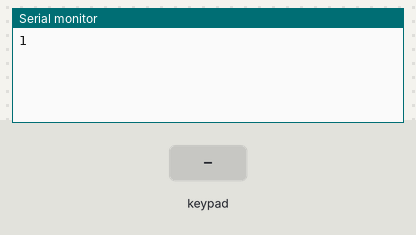
A sketch run on a simulated Arduino Uno, built with avr-gcc and run on an emulated ATmega328P. On the bench: the last lines printed to the serial monitor. The inputs (shaded band) are chosen by the test bench.

Above: at 1.2 s.
1.3 s: key 'U' pressed
At 2.3 s:
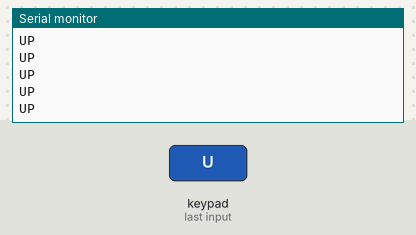
2.8 s: key 'D' pressed
At 3.8 s:
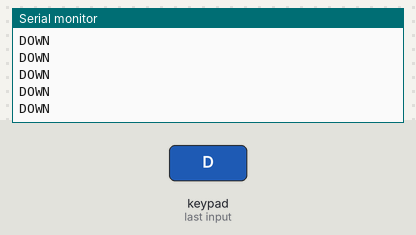
4.3 s: key 'L' pressed
At 5.3 s:
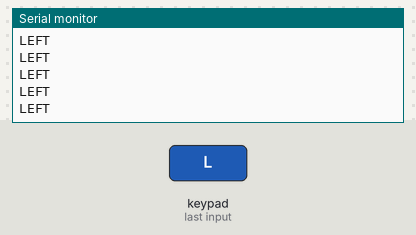
5.8 s: key 'R' pressed
At 6.9 s:
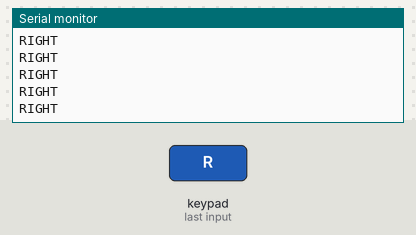
7.3 s: key 'X' pressed
At 8.5 s:
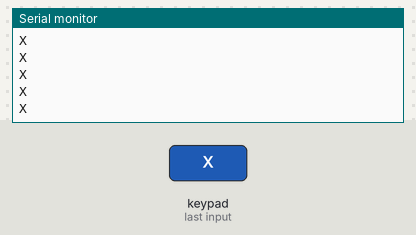
8.8 s: key 'O' pressed
At 10.5 s:
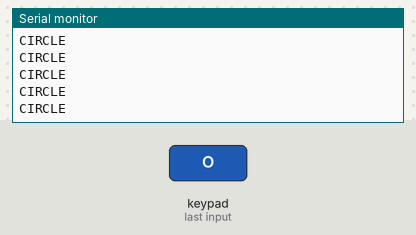

Measured:
- after the input at 1.3 s, the serial monitor: prints a new line at once (image 1)
- after the input at 2.8 s, the serial monitor: prints a new line at once (image 2)
- after the input at 4.3 s, the serial monitor: prints a new line at once (image 3)
- after the input at 5.8 s, the serial monitor: prints a new line at once (image 4)
- after the input at 7.3 s, the serial monitor: prints a new line at once (image 5)
- after the input at 8.8 s, the serial monitor: prints a new line at once (image 6)

The sketch:

Monakons-PS2-QuadController.ino
```cpp
/*
  ------------------------------------------------------------------------------------------------------------------------------------------
  University of Patras - Electronics and information processing Division of Electronics and Computers (Department of physics)
  ------------------------------------------------------------------------------------------------------------------------------------------
*/
/*
  ------------------------------------------------------------------------------------------------------------------------------------------
  Project       : Monakons Quadcopter
  File          : PS2X_QuadCpterController.ino
  Description   : This code implements PS2 controller functionallity
  Author        : Monachopoulos Konstantinos
  ------------------------------------------------------------------------------------------------------------------------------------------

                LOOKING AT THE PLUG
           -------------------------------
 PS PIN  ->| o  o  o | o  o  o | o  o  o |
           \_____________________________/

PIN # USAGE
DATA
COMMAND
N/C (9 Volts unused)
GND
VCC
ATT
CLOCK
N/C
ACK
*/
/*
  --------------------------------------------------------------------------------------------------
  Includes
  --------------------------------------------------------------------------------------------------
*/

#include "PS2X_lib.h"  //for v1.6

/*
  --------------------------------------------------------------------------------------------------
  Assign Classes
  --------------------------------------------------------------------------------------------------
*/
PS2X ps2x; // create PS2 Controller Class

/*
  --------------------------------------------------------------------------------------------------
  Global Variables
  --------------------------------------------------------------------------------------------------
*/
int error = 0;
byte type = 0;
byte vibrate[8] = {0};
int PsStatusFlag=0;
int SumOfVibration=0;
double kp=0;
/*
  --------------------------------------------------------------------------------------------------
  Main Code
  --------------------------------------------------------------------------------------------------
*/

void setup(){
  Serial.begin(9600);

  error = ps2x.config_gamepad(13,11,10,12, true, true);   //setup pins and settings:  GamePad(clock, command, attention, data, Pressures?, Rumble?) check for error

  if(ps2x.readType()==1 && error == 0){

    /*If conroller type is PS2 controller && controller
    configured set PsStatusFlag = 1, the quadcopter get this value in initialization*/
    PsStatusFlag=1;
    Serial.println(PsStatusFlag);
  }
}

void loop(){

  /*you should call this at least once a second*/

  if(PsStatusFlag == 1){                          // skip loop if Controller Status Flag=0
                                                  // DualShock Controller Configuration OK

      for(int i=0;i<8;i++){                       // This will vibrate the controller for any of the selected  buttons pressed
      SumOfVibration+=vibrate[i];
      if(SumOfVibration>255)
      SumOfVibration=255;
    }

    ps2x.read_gamepad(false, SumOfVibration);     // read controller and set large motor to spin at 'vibrate' speed
    SumOfVibration=0;                             // Re-initialize

    if(ps2x.Button(PSB_PAD_UP)) {                 // will be TRUE as long as button is pressed
      Serial.print("UP\n");
    }
    if(ps2x.Button(PSB_PAD_RIGHT)){
      Serial.print("RIGHT\n");
    }
    if(ps2x.Button(PSB_PAD_LEFT)){
      Serial.print("LEFT\n");
    }
    if(ps2x.Button(PSB_PAD_DOWN)){
      Serial.print("DOWN\n");
    }

    if(ps2x.Button(PSB_PINK)){                 // will be TRUE as long as button is pressed
      Serial.print("SQUARE\n");
    }

    if(ps2x.Button(PSB_GREEN)){
      Serial.print("TRIANGLE\n");
    }

    if(ps2x.Button(PSB_RED)){
      Serial.print("CIRCLE\n");
    }

    if(ps2x.Button(PSB_BLUE)){
      Serial.print("X\n");
    }

    if(ps2x.Button(PSB_L1))
      Serial.print("L1\n");

    if(ps2x.Button(PSB_R1))
      Serial.print("R1\n");

    if(ps2x.Button(PSB_L2))
       Serial.print("L2\n");

    if(ps2x.Button(PSB_R2))
       Serial.print("R2\n");

    if (ps2x.NewButtonState())                  // will be TRUE if any button changes state (on to off, or off to on)
    {

    if(ps2x.Button(PSB_L3))
      Serial.print("L3\n");

    if(ps2x.Button(PSB_R3))
      Serial.print("R3\n");

    if(ps2x.Button(PSB_START))
      Serial.print("START\n");

    if(ps2x.Button(PSB_SELECT))
      Serial.print("SELECT\n");
    }

    /*this will set the large motor vibrate speed based on
    how hard you press the Quadcopter Movements..  */

    vibrate[0] = ps2x.Analog(PSAB_PAD_UP);
    vibrate[1] = ps2x.Analog(PSAB_PAD_RIGHT);
    vibrate[2] = ps2x.Analog(PSAB_PAD_LEFT);
    vibrate[3] = ps2x.Analog(PSAB_PAD_DOWN);
    vibrate[4] = ps2x.Analog(PSAB_PINK);
    vibrate[5] = ps2x.Analog(PSAB_GREEN);
    vibrate[6] = ps2x.Analog(PSAB_RED);
    vibrate[7] = ps2x.Analog(PSAB_BLUE);

  }
  delay(50);
}
```
